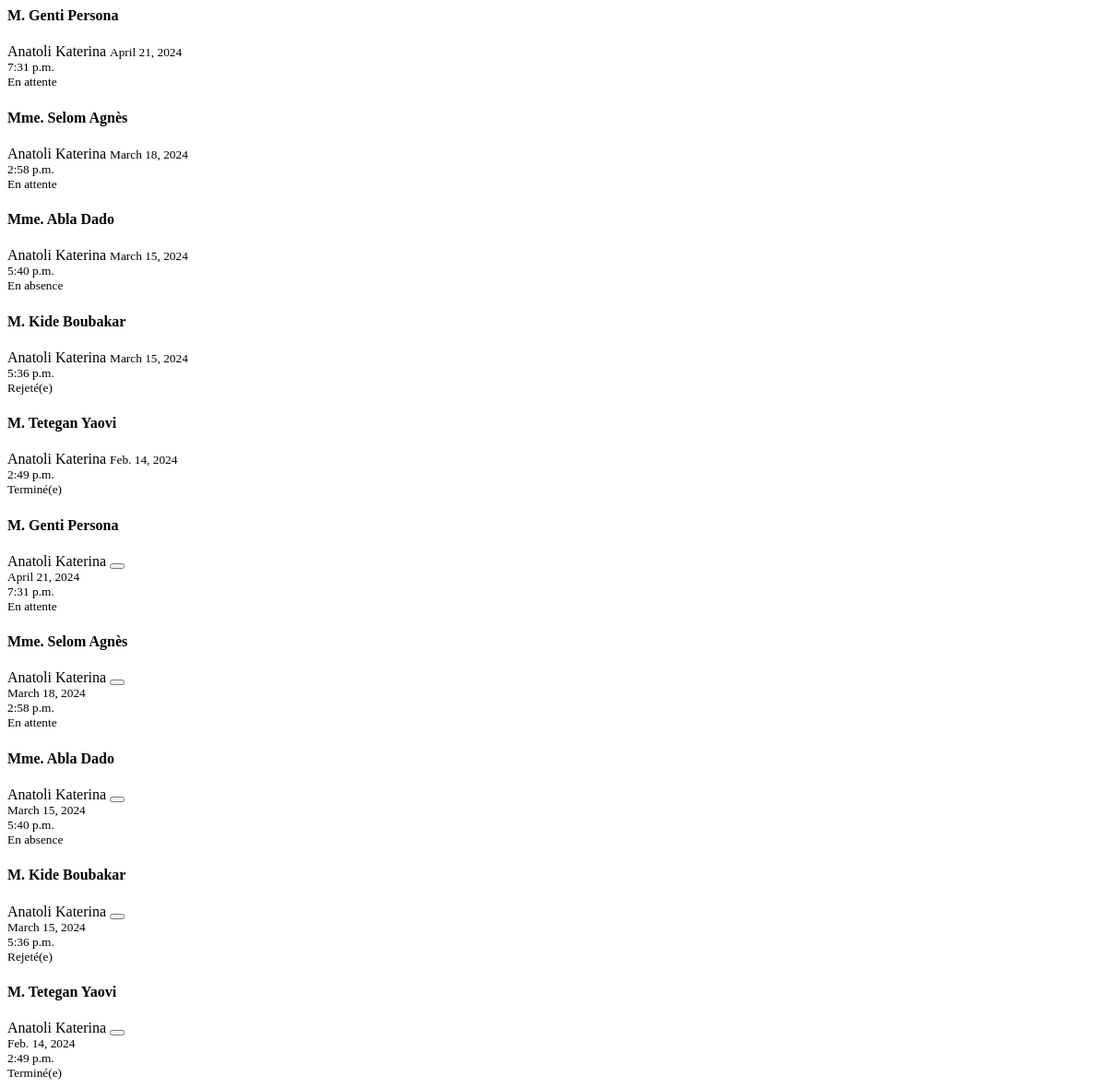
The page /visits/list/ (signed in) on the database as committed earlier.
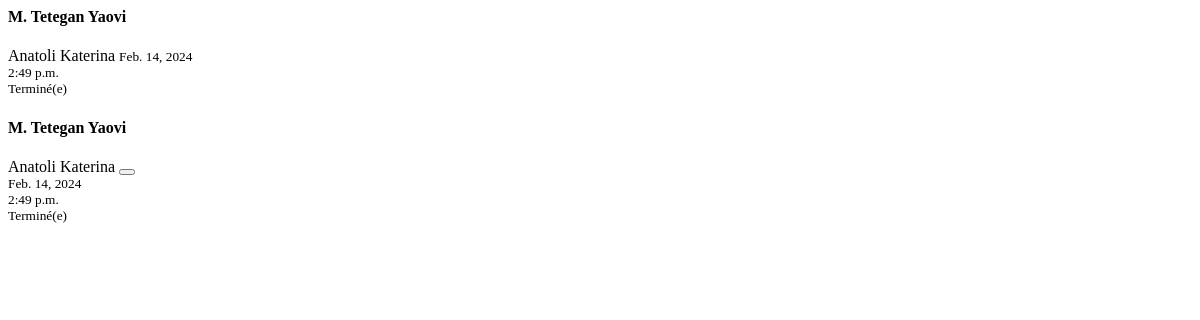
The same page on the database as committed later.
### base/models.py (models this page shows, shortened)
class Visit(models.Model):
    host = models.ForeignKey(CustomUser, on_delete=models.CASCADE)
    first_name = models.CharField(max_length=255)
    last_name = models.CharField(max_length=255)
    sex = models.CharField(max_length=50, choices=genders)
    phone = models.CharField(max_length=255, blank=True, null=True)
    observations = models.TextField(blank=True, null=True)
    email = models.EmailField(max_length=255, null=True, blank=True)
    context = models.CharField(max_length=50, choices=context_types)
    nationality = models.CharField(
        max_length=255, default='', null=True, blank=True)
    date = models.DateField(default=date.today)
    arrived_at = models.TimeField(default=timezone.now)
    started_at = models.TimeField(blank=True, null=True)
    ended_at = models.TimeField(blank=True, null=True)
    departed_at = models.TimeField(null=True, blank=True)
    id_document = models.CharField(max_length=50, choices=id_types)
    id_number = models.CharField(max_length=50)
    is_accepted = models.BooleanField(default=False)
    is_rejected = models.BooleanField(default=False)
    is_missed = models.BooleanField(default=False)
    is_finished = models.BooleanField(default=False)
    status = models.ForeignKey(Status, default=1, on_delete=models.CASCADE)
    signature = models.ImageField(
        upload_to='signatures/', null=True, blank=True)

### accounts/models.py (models this page shows, shortened)
class CustomUser(AbstractBaseUser, PermissionsMixin):
    email = models.EmailField(db_index=True, unique=True, max_length=255)
    username = models.CharField(
        max_length=255, unique=True, blank=True, null=True)
    first_name = models.CharField(max_length=255)
    last_name = models.CharField(max_length=255)
    address = models.CharField(max_length=255, blank=True, null=True)
    phone = models.CharField(max_length=20, unique=True, blank=True, null=True)
    role = models.ForeignKey(
        Role, on_delete=models.CASCADE, blank=True, null=True,)
    image = models.ImageField(blank=True, null=True, upload_to='users')
    is_active = models.BooleanField(default=True)
    is_staff = models.BooleanField(default=False)
    is_superuser = models.BooleanField(default=False)
    objects = CustomUserManager()
    USERNAME_FIELD = 'email'
    REQUIRED_FIELDS = []

### base/views.py (the view)
# urls.py: path('visits/list/', visits_list, name='visits_list'),
@login_required(login_url='login')
def visits_list(req):
    user = req.user
    if user.role.sec_level >= 4:
        visits = Visit.objects.all().order_by('-date', '-arrived_at')
    else:
        visits = Visit.objects.filter(
            host=user).order_by('-date', '-arrived_at')
    context = {"visits": visits}
    return render(req, 'base/partials/visits/listview.html', context)

### base/utils.py (called while the page is built)
def h_encode(id):
    return hashids.encode(id)

    def to_url(self, value):
        return h_encode(value)

### base/templates/base/partials/visits/listview.html
{% if not visits %}
<div
  class="p-4 flex-col justify-center items-center text-center text-black m-auto"
>
  <i class="fa-solid fa-folder-open text-purple-400 text-7xl"></i>
  <p
    class="mt-2 px-4 py-2 w-fit bg-purple-100 rounded-lg text-sm text-center mx-auto"
  >
    Aucune visite disponible
  </p>
</div>
{% else %}
<div class="hidden w-full md:grid grid grid-cols-1 gap-2">
  {% for obj in visits %}
  {% include 'base/components/visits/list_card.html' %}
  {% endfor %}
</div>
<div class="md:hidden w-full grid grid-cols-1 gap-2">
  {% for obj in visits %}
  {% include 'base/components/visits/mobile_card.html' %}
  {% endfor %}
</div>
{% endif %}

### base/templates/base/components/visits/list_card.html (shortened to what this page needs)
{% load static %}
<div
  class="cursor-pointer hidden relative md:flex flex-col border bg-white focus:border-purple-950 hover:border-purple-400 hover:shadow-md w-full rounded-lg transition duration-300 ease-in-out"
>
  <article
  hx-get="{% url 'visit' obj.id %}"
  hx-target=".visit_details"
  hx-swap="innerHTML"
  class="p-4 md:text-sm lg:text-md flex flex-col justify-between">
    <h4 class="text-black font-bold">
      {% if obj.sex == 'male' %} M. {% else %} Mme. {% endif %}
      {{obj.last_name}} {{obj.first_name}}
    </h4>
    <span class="font-light text-xs text-gray-600"
      > {{obj.host.last_name}}
      {{obj.host.first_name}}</span
    >
    <small class="text:xs text-gray-400"
      > {{obj.date}}</small
    >
    <div class="flex items-start justify-between">
      <small class="text:xs text-gray-400"
        > {{obj.arrived_at}}</small
      >
      {% include 'base/components/status_badge.html' %}
    </div>
  </article>
</div>

### base/templates/base/components/status_badge.html (shortened to what this page needs)
{% if not curr_obj %}
<div class="obj_status{{obj.id}} text-black text:xs lg:text-xs">
  {% if obj.status.id == 1 %}
  <span class="px-3 py-1 bg-purple-200 rounded-md group">
    <small class="hidden group-hover:inline ml-2 text-[0.7rem]">
      En attente
    </small>
  </span>
  {% elif obj.status.id == 3 %}
  <span class="px-3 py-1 bg-green-200 rounded-md group">
    <small class="hidden group-hover:inline ml-2 text-[0.7rem]">
      Terminé(e)
    </small>
  </span>
  {% elif obj.status.id == 4 %}
  <span class="px-3 py-1 bg-red-200 rounded-md group">
    <small class="hidden group-hover:inline ml-2 text-[0.7rem]">
      En absence
    </small>
  </span>
  {% else %}
  <span class="px-3 py-1 bg-sky-200 rounded-md group">
    <small class="hidden group-hover:inline ml-2 text-[0.7rem]">
      Rejeté(e)
    </small>
  </span>
  {% endif %}
</div>
{% endif %}

### base/templates/base/components/visits/mobile_card.html (shortened to what this page needs)
{% load static %}
<div
  class="cursor-pointer relative flex flex-col border bg-white focus:border-purple-950 hover:border-purple-400 hover:shadow-md w-full rounded-lg transition duration-300 ease-in-out"
>
  <article
    class="p-4 md:text-sm lg:text-md flex flex-col gap-1 justify-between"
  >
    <h4 class="text-black font-bold">
      {% if obj.sex == 'male' %} M. {% else %} Mme. {% endif %}
      {{obj.last_name}} {{obj.first_name}}
    </h4>
    <div class="flex items-start justify-between">
      <span class="font-light text-xs text-gray-600"
        > {{obj.host.last_name}}
        {{obj.host.first_name}}
      </span>
      <button
        onclick="toggleAccordion('{{obj.id}}')"
        hx-get="{% url 'visit' obj.id %}"
        hx-target=".visit_details{{obj.id}}"
        class="px-3 py-1 bg-purple-50 hover:bg-purple-100 rounded-md hover:text-black"
      >
      </button>
    </div>
    <small class="text:xs text-gray-400"
      > {{obj.date}}</small
    >
    <div class="flex items-start justify-between">
      <small class="text:xs text-gray-400"
        > {{obj.arrived_at}}</small
      >
      {% include 'base/components/status_badge.html' %}
    </div>
  </article>
</div>

Rows that differ between the two databases and show on the page:
removed Visit: sex "M.", last_name "Genti", first_name "Persona", host.last_name "Anatoli", host.first_name "Katerina", date "April 21, 2024", arrived_at "7:31 p.m.", shows "En attente"
removed Visit: sex "Mme.", last_name "Selom", first_name "Agnès", host.last_name "Anatoli", host.first_name "Katerina", date "March 18, 2024", arrived_at "2:58 p.m.", shows "En attente"
removed Visit: sex "Mme.", last_name "Abla", first_name "Dado", host.last_name "Anatoli", host.first_name "Katerina", date "March 15, 2024", arrived_at "5:40 p.m.", shows "En absence"
removed Visit: sex "M.", last_name "Kide", first_name "Boubakar", host.last_name "Anatoli", host.first_name "Katerina", date "March 15, 2024", arrived_at "5:36 p.m.", shows "Rejeté(e)"
